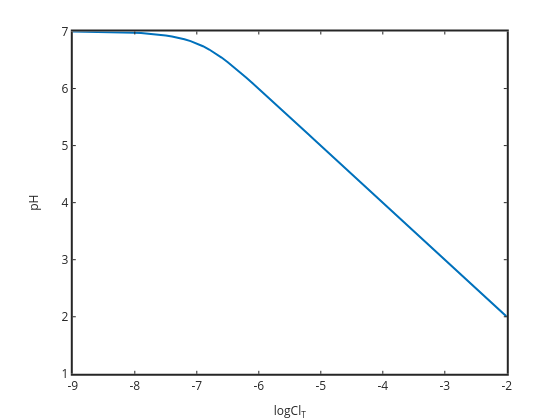

Notebook code cell kept with this figure:
### Markdown cell above
# Strong Acids

For HCl in water (for example) the electroneutrality expression can be written:

$[\mathrm{H}^+]=[\mathrm{OH}^-]+[\mathrm{Cl}^-]$

And with substitution of the Kw expression for [H+] and substituting in the total chloride for [Cl-]

$[\mathrm{H}^+]=\dfrac{K_w}{[\mathrm{H}^+]}+\mathrm{Cl_T}$

Depnding on the $\mathrm{Cl_T}$ value we can solve the quadratic equation to determine pH, or use the simplifying assumption that [H+]>>[OH-] and solve the reduced equation [H+]=ClT.

### Code cell
logClT=-9:0.1:-2; ClT=10.^logClT;
Kw=1e-14;
for i=1:size(logClT,2)
    a=1; b=-ClT(i); c=-Kw;
    t=roots([a b c]);
    H=t(real(t)>0&imag(t)==0);
    pHexact(i)=-log10(H);
end
plot(logClT,pHexact,'linewidth',2)
set(gca,'linewidth',2,'fontsize',12)
xlabel('logCl_T','fontsize',12)
ylabel('pH','fontsize',12)
title('solve full quadratic (exact solution)','fontsize',14)

### Figure 1 — Plotly figure (JSON) as saved in the notebook; plotly's stock layout.template omitted (floating-point values rounded to 4 significant figures)
{"data": [{"line": {"color": "rgb(0,113,188)", "dash": "solid", "width": 2}, "marker": {"color": "rgb(0,113,188)", "line": {"color": "rgb(0,113,188)"}, "size": 6, "symbol": "none"}, "mode": "lines", "name": "", "showlegend": false, "type": "scatter", "visibility": true, "x": [-9, -8.9, -8.8, -8.7, -8.6, -8.5, -8.4, -8.3, -8.2, -8.1, -8, -7.9, -7.8, -7.7, -7.6, -7.5, -7.4, -7.3, -7.2, -7.1, -7, -6.9, -6.8, -6.7, -6.6, -6.5, -6.4, -6.3, -6.2, -6.1, -6, -5.9, -5.8, -5.7, -5.6, -5.5, -5.4, -5.3, -5.2, -5.1, -5, -4.9, -4.8, -4.7, -4.6, -4.5, -4.4, -4.3, -4.2, -4.1, -4, -3.9, -3.8, -3.7, -3.6, -3.5, -3.4, -3.3, -3.2, -3.1, -3, -2.9, -2.8, -2.7, -2.6, -2.5, -2.4, -2.3, -2.2, -2.1, -2], "xaxis": "x", "y": [6.998, 6.997, 6.997, 6.996, 6.995, 6.993, 6.991, 6.989, 6.986, 6.983, 6.978, 6.973, 6.966, 6.957, 6.946, 6.932, 6.914, 6.892, 6.865, 6.832, 6.791, 6.742, 6.684, 6.618, 6.543, 6.462, 6.375, 6.284, 6.189, 6.093, 5.996, 5.897, 5.798, 5.699, 5.599, 5.5, 5.4, 5.3, 5.2, 5.1, 5.0, 4.9, 4.8, 4.7, 4.6, 4.5, 4.4, 4.3, 4.2, 4.1, 4.0, 3.9, 3.8, 3.7, 3.6, 3.5, 3.4, 3.3, 3.2, 3.1, 3.0, 2.9, 2.8, 2.7, 2.6, 2.5, 2.4, 2.3, 2.2, 2.1, 2.0], "yaxis": "y"}], "layout": {"height": 420, "hovermode": "closest", "margin": {"b": 0, "l": 0, "r": 0, "t": 0}, "plot_bgcolor": "rgba(0,0,0,0)", "showlegend": false, "width": 560, "xaxis": {"anchor": "y", "autorange": false, "domain": [0.13, 0.905], "exponentformat": "none", "gridcolor": "rgba(38,38,38,0.15)", "gridwidth": 2, "linecolor": "rgb(38,38,38)", "linewidth": 2, "mirror": "ticks", "range": [-9, -2], "showgrid": false, "showline": true, "side": "bottom", "spikedash": "solid", "spikemode": "across", "spikesides": false, "spikethickness": 1, "tickangle": 0, "tickcolor": "rgb(38,38,38)", "tickfont": {"color": "rgb(38,38,38)", "size": 12}, "ticklen": 3, "ticks": "inside", "ticktext": ["-9", "-8", "-7", "-6", "-5", "-4", "-3", "-2"], "tickvals": [-9, -8, -7, -6, -5, -4, -3, -2], "title": {"font": {"color": "rgb(38,38,38)", "size": 12}, "text": "logCl<sub>T</sub>"}, "type": "linear", "visible": true, "zeroline": false}, "yaxis": {"anchor": "x", "autorange": false, "domain": [0.11, 0.925], "exponentformat": "none", "gridcolor": "rgba(38,38,38,0.15)", "gridwidth": 2, "linecolor": "rgb(38,38,38)", "linewidth": 2, "mirror": "ticks", "range": [1, 7], "showgrid": false, "showline": true, "side": "left", "spikedash": "solid", "spikemode": "across", "spikesides": false, "spikethickness": 1, "tickangle": 0, "tickcolor": "rgb(38,38,38)", "tickfont": {"color": "rgb(38,38,38)", "size": 12}, "ticklen": 3, "ticks": "inside", "ticktext": ["1", "2", "3", "4", "5", "6", "7"], "tickvals": [1, 2, 3, 4, 5, 6, 7], "title": {"font": {"color": "rgb(38,38,38)", "size": 12}, "text": "pH"}, "type": "linear", "visible": true, "zeroline": false}}}
